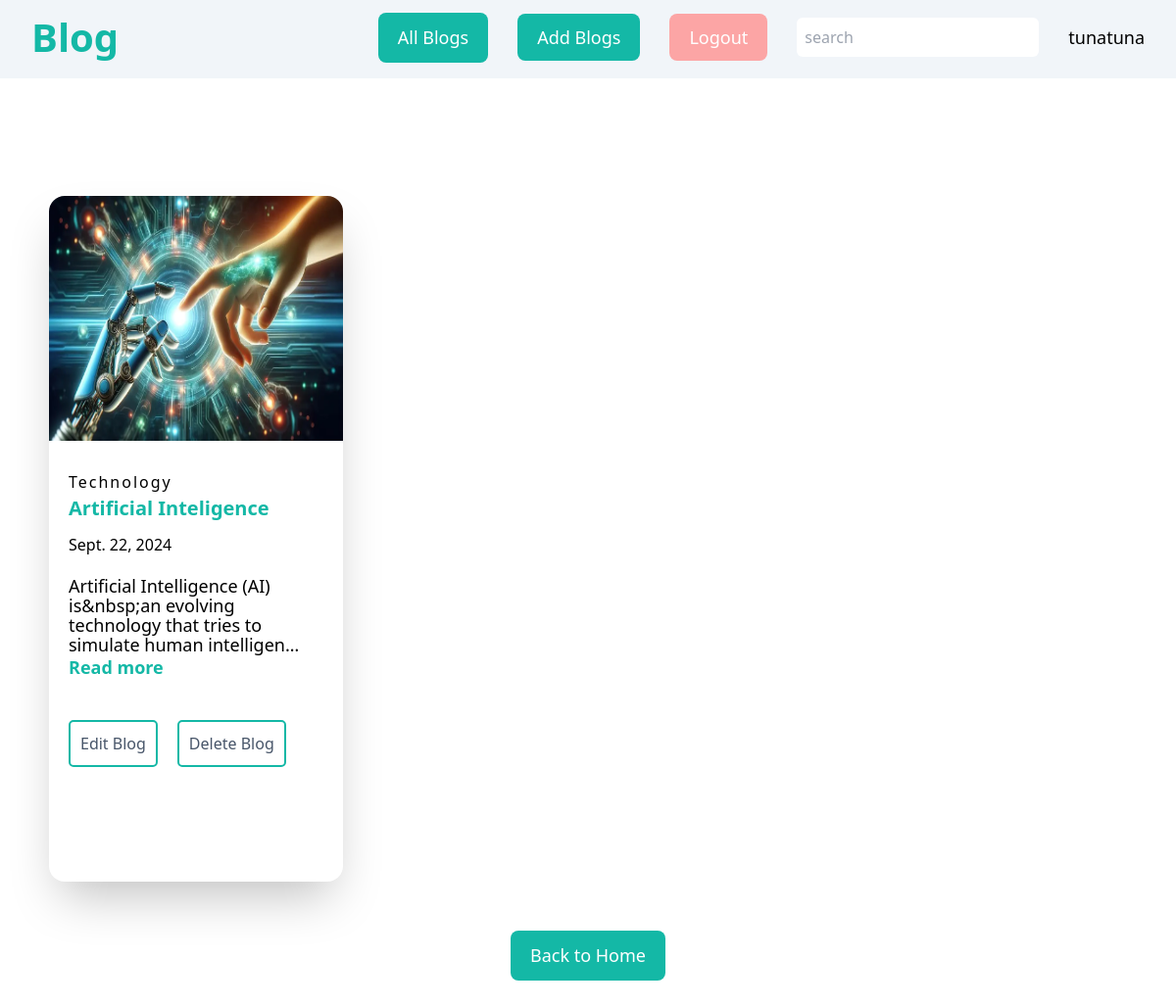
Screenshot of /readcategory/1 (signed in) with the database file from the repository.
### bloggingapi/models.py (models this page shows, shortened)
class Blogging(models.Model):
    title=models.CharField(max_length=200)
    content=models.TextField(default=True,null=True)
    image=models.FileField(upload_to='static/uploads')
    created_at=models.DateField(auto_now_add=True)
    category=models.ForeignKey(Category,on_delete=models.CASCADE,null=True)

class Category(models.Model):
    category_title=models.CharField(max_length=100,unique=True)
    created_at=models.DateTimeField(auto_now_add=True)
    def __str__(self):
        return self.category_title

### bloggingapi/views.py (the view)
# urls.py: path('readcategory/<int:read_id>',read_category),
def read_category(request,read_id):
    r_category=Category.objects.get(id=read_id)
    blogs=Blogging.objects.filter(category=r_category)
    context={
        'r_category':r_category,
        'blogs':blogs
    }
    return render(request,'bloggingapi/read-category.html',context)

### bloggingapi/templates/bloggingapi/read-category.html (shortened to what this page needs)
{% extends 'layouts.html'%}
{% block starts%}
{% include 'bloggingapi/navbar.html'%}
<div
  class="w-[100%] grid grid-cols-1 md:grid-cols-2 lg:grid-cols-3 2xl:grid-cols-4 relative top-[200px]"
>
{% for read in blogs%}
  <div class="flex justify-center">
    <div
      class="shadow-2xl mb-[100px] w-[500px] md:w-[350px] lg:w-[300px] xl:w-[400px] 2xl:w-[350px] 3xl:w-[400px] 4xl:w-[450px] 5xl:w-[500px] min-h-[700px] rounded-2xl"
    >
      <a href="/singleblog/{{read.id}}" class="">
        <img
          src="/{{read.image}}"
          alt="{{read.title}}"
          class="h-[300px] md:h-[250px] xl:h-[300px] 2xl:h-[350px] w-[100%] rounded-tr-2xl rounded-tl-2xl"
        />
      </a>
      <div class="px-[20px] py-[30px]">
        <a
          href="/singleblog/{{read.id}}"
          class="tracking-[2px] text-[16px] xl:text-[18px] 2xl:text-[20px] 3xl:text-[22px] 4xl:text-[25px] 5xl:text-[27px]"
          >{{read.category}}</a
        >
        <h5>
          <a
            href="/singleblog/{{read.id}}"
            class="font-bold text-[20px] xl:text-[25px] 2xl:text-[30px] 3xl:text-[35px] 4xl:text-[40px] 5xl:text-[45px] text-teal-500"
            >{{read.title}}</a
          >
        </h5>
        <p class="mt-[10px] text-[16px] 2xl:text-[18px] 3xl:text-[20px] 4xl:text-[22px] 5xl:text-[25px]">{{read.created_at}}</p>
        <p
          class="font-normal text-[18px] xl:text-[20px] 2xl:text-[22px] 3xl:text-[25px] 4xl:text-[27px] 5xl:text-[30px] leading-[20px] xl:leading-[30px] 2xl:leading-[40px] mt-[20px]"
        >
          {{read.content | striptags | truncatechars:100}}
        </p>
        <a
          href="/singleblog/{{read.id}}"
          class="mt-[50px] text-teal-500 font-semibold text-[18px] xl:text-[20px] 2xl:text-[22px] 3xl:text-[25px] 4xl:text-[27px] 5xl:text-[30px]"
          >Read more</a
        >
        <div class="my-[40px] flex">
          {% if user.is_authenticated %}
          <a
            href="/"
            class="border-2 border-solid border-teal-500 p-[5px] md:p-[10px]  rounded-[5px] text-slate-600 text-[16px] xl:text-[18px] 2xl:text-[20px] 3xl:text-[22px] 4xl:text-[25px] 5xl:text-[27px] ease-linear duration-75 hover:bg-teal-500 hover:text-white"
            >Edit Blog</a
          >
          <a
            href="/"
            class="border-2 border-solid border-teal-500 p-[5px] md:p-[10px]  rounded-[5px] text-slate-600 text-[16px] xl:text-[18px] 2xl:text-[20px] 3xl:text-[22px] 4xl:text-[25px] 5xl:text-[27px] mx-[20px] ease-linear duration-75 hover:bg-teal-500 hover:text-white"
            >Delete Blog</a
          >
          {% endif %}
        </div>
      </div>
    </div>
  </div>
  {% endfor %}
</div>
<div class="my-[150px] flex justify-center ">
  <a href="/"
  class="bg-teal-500 text-white py-3 px-5  text-[18px] xl:text-[20px] 2xl:text-[25px] 3xl:text-[30px] 4xl:text-[35px] my-auto rounded-lg hover:border-2 ease-linear duration-75 hover:border-teal-500 hover:border-solid hover:bg-white hover:text-teal-500 hover:text-[20px]"
  >Back to Home</a
>
</div>
{% endblock%}

### bloggingapi/templates/bloggingapi/navbar.html (shortened to what this page needs)
{% extends 'layouts.html' %}
{% load static %}
{% block starts %}
<nav class="bg-slate-100 h-20 2xl:h-24 fixed top-0 right-0 left-0 z-10">
  <ul class="flex justify-between mx-8">
    <li class="my-6 md:my-2">
      <a id="logo" onclick="blogLogo()"
        class="text-[25px] md:text-[30px] lg:text-[40px] 2xl:text-[45px] 3xl:text-[50px] 4xl:text-[55px] font-semibold font-sans text-teal-500"
        href="/"
      >
        Blog
      </a>
    </li>
    <div class="flex gap-[30px] items-center">
      {% if user.is_authenticated %}
      <li class="my-6 md:my-3 hidden md:block">
        <a
          href="/allblogs"
          class="bg-teal-500 flex justify-center text-white py-3 px-5 text-[18px] xl:text-[20px] 2xl:text-[25px] 3xl:text-[30px] 4xl:text-[35px] my-auto rounded-lg hover:border-2 ease-linear duration-75 hover:border-teal-500 hover:border-solid hover:bg-white hover:text-teal-500 hover:text-[20px]"
          >All Blogs</a
        >
      </li>
      <li class="my-6 md:my-3 hidden md:block">
        <a
          href="/"
          class="bg-teal-500 text-white py-3 px-5 text-[18px] xl:text-[20px] 2xl:text-[25px] 3xl:text-[30px] 4xl:text-[35px] my-auto rounded-lg hover:border-2 ease-linear duration-75 hover:border-teal-500 hover:border-solid hover:bg-white hover:text-teal-500 hover:text-[20px]"
          >Add Blogs</a
        >
      </li>
      <li class="my-6 md:my-3 hidden md:block" onclick="return confirm('Are you sure you want to logout?')">
        <a
          href="/logout"
          class="w-[120px] md:w-auto bg-red-300 text-white py-3 px-5 text-[18px] xl:text-[20px] 2xl:text-[25px] 3xl:text-[30px] 4xl:text-[35px] my-auto rounded-lg hover:border-2 ease-linear duration-75 hover:border-teal-500 hover:border-solid hover:bg-white hover:text-teal-500 hover:text-[20px]"
          >Logout</a
        >
      </li>
      <form method="get">
        <input class="p-2 rounded-md outline-none" type="text" name="search" id="search" placeholder="search">
      </form>
      <li class="my-6 md:my-3 hidden md:block">
        <a
          href=""
          class="text-[18px] xl:text-[20px] 2xl:text-[25px] 3xl:text-[30px] 4xl:text-[35px] my-auto"
          >{{user.username}}</a
        >
      </li>
      {% endif %}
    </div>
  </ul>
</nav>
{% endblock %}

### rows the page displays
Blogging: image (picture), category "Technology", title "Artificial Inteligence", created_at "Sept. 22, 2024", content "Artificial Intelligence (AI) is&nbsp;an evolving technology that tries to simulate human intelligen…"

### other values shown
{{ user.username }} "tunatuna"
